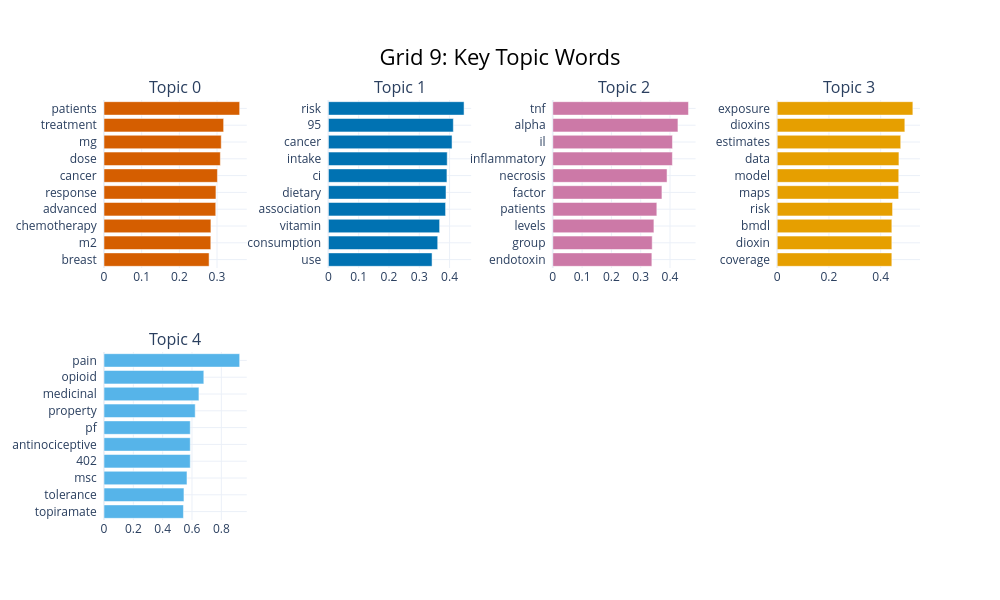

This figure's notebook cell:
### Code cell
# Keyword bar chart
fig_words = topic_model.visualize_barchart(
    top_n_topics=8, n_words=10, height=300, title="Grid 9: Key Topic Words"
)
fig_words.show()

### Figure 1 — Plotly figure (JSON) as saved in the notebook; plotly's stock layout.template omitted (floating-point values rounded to 4 significant figures)
{"data": [{"marker": {"color": "#D55E00"}, "orientation": "h", "type": "bar", "x": [0.279, 0.2835, 0.2838, 0.2967, 0.2972, 0.3011, 0.3088, 0.3113, 0.3176, 0.3602], "xaxis": "x", "y": ["breast  ", "m2  ", "chemotherapy  ", "advanced  ", "response  ", "cancer  ", "dose  ", "mg  ", "treatment  ", "patients  "], "yaxis": "y"}, {"marker": {"color": "#0072B2"}, "orientation": "h", "type": "bar", "x": [0.3422, 0.3608, 0.3671, 0.3868, 0.3882, 0.3913, 0.3922, 0.4082, 0.4124, 0.4478], "xaxis": "x2", "y": ["use  ", "consumption  ", "vitamin  ", "association  ", "dietary  ", "ci  ", "intake  ", "cancer  ", "95  ", "risk  "], "yaxis": "y2"}, {"marker": {"color": "#CC79A7"}, "orientation": "h", "type": "bar", "x": [0.338, 0.3392, 0.345, 0.355, 0.3724, 0.3898, 0.408, 0.4083, 0.427, 0.4629], "xaxis": "x3", "y": ["endotoxin  ", "group  ", "levels  ", "patients  ", "factor  ", "necrosis  ", "inflammatory  ", "il  ", "alpha  ", "tnf  "], "yaxis": "y3"}, {"marker": {"color": "#E69F00"}, "orientation": "h", "type": "bar", "x": [0.4431, 0.4431, 0.4431, 0.4459, 0.4695, 0.4698, 0.4705, 0.4774, 0.4934, 0.5244], "xaxis": "x4", "y": ["coverage  ", "dioxin  ", "bmdl  ", "risk  ", "maps  ", "model  ", "data  ", "estimates  ", "dioxins  ", "exposure  "], "yaxis": "y4"}, {"marker": {"color": "#56B4E9"}, "orientation": "h", "type": "bar", "x": [0.5417, 0.5452, 0.5658, 0.5882, 0.5882, 0.5882, 0.6219, 0.6473, 0.6806, 0.925], "xaxis": "x5", "y": ["topiramate  ", "tolerance  ", "msc  ", "402  ", "antinociceptive  ", "pf  ", "property  ", "medicinal  ", "opioid  ", "pain  "], "yaxis": "y5"}], "layout": {"annotations": [{"font": {"size": 16}, "showarrow": false, "text": "Topic 0", "x": 0.0875, "xanchor": "center", "xref": "paper", "y": 1, "yanchor": "bottom", "yref": "paper"}, {"font": {"size": 16}, "showarrow": false, "text": "Topic 1", "x": 0.3625, "xanchor": "center", "xref": "paper", "y": 1, "yanchor": "bottom", "yref": "paper"}, {"font": {"size": 16}, "showarrow": false, "text": "Topic 2", "x": 0.6375, "xanchor": "center", "xref": "paper", "y": 1, "yanchor": "bottom", "yref": "paper"}, {"font": {"size": 16}, "showarrow": false, "text": "Topic 3", "x": 0.9125, "xanchor": "center", "xref": "paper", "y": 1, "yanchor": "bottom", "yref": "paper"}, {"font": {"size": 16}, "showarrow": false, "text": "Topic 4", "x": 0.0875, "xanchor": "center", "xref": "paper", "y": 0.4, "yanchor": "bottom", "yref": "paper"}], "height": 600, "hoverlabel": {"bgcolor": "white", "font": {"family": "Rockwell", "size": 16}}, "showlegend": false, "title": {"font": {"color": "Black", "size": 22}, "text": "Grid 9: Key Topic Words", "x": 0.5, "xanchor": "center", "yanchor": "top"}, "width": 1000, "xaxis": {"anchor": "y", "domain": [0, 0.175], "showgrid": true}, "xaxis2": {"anchor": "y2", "domain": [0.275, 0.45], "showgrid": true}, "xaxis3": {"anchor": "y3", "domain": [0.55, 0.725], "showgrid": true}, "xaxis4": {"anchor": "y4", "domain": [0.825, 1], "showgrid": true}, "xaxis5": {"anchor": "y5", "domain": [0, 0.175], "showgrid": true}, "xaxis6": {"anchor": "y6", "domain": [0.275, 0.45], "showgrid": true}, "xaxis7": {"anchor": "y7", "domain": [0.55, 0.725], "showgrid": true}, "xaxis8": {"anchor": "y8", "domain": [0.825, 1], "showgrid": true}, "yaxis": {"anchor": "x", "domain": [0.6, 1], "showgrid": true}, "yaxis2": {"anchor": "x2", "domain": [0.6, 1], "showgrid": true}, "yaxis3": {"anchor": "x3", "domain": [0.6, 1], "showgrid": true}, "yaxis4": {"anchor": "x4", "domain": [0.6, 1], "showgrid": true}, "yaxis5": {"anchor": "x5", "domain": [0, 0.4], "showgrid": true}, "yaxis6": {"anchor": "x6", "domain": [0, 0.4], "showgrid": true}, "yaxis7": {"anchor": "x7", "domain": [0, 0.4], "showgrid": true}, "yaxis8": {"anchor": "x8", "domain": [0, 0.4], "showgrid": true}}}
